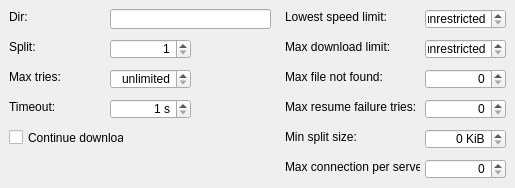
   <widget class="QWidget" name="tab_Basic">
    <attribute name="title">
     <string>Basic</string>
    </attribute>
    <widget class="QLabel" name="label_8">
     <property name="geometry">
      <rect>
       <x>285</x>
       <y>9</y>
       <width>135</width>
       <height>16</height>
      </rect>
     </property>
     <property name="text">
      <string>Lowest speed limit:</string>
     </property>
     <property name="buddy">
      <cstring>spinBox_LowestSpeedLimit</cstring>
     </property>
    </widget>
    <widget class="QSpinBox" name="spinBox_LowestSpeedLimit">
     <property name="enabled">
      <bool>true</bool>
     </property>
     <property name="geometry">
      <rect>
       <x>425</x>
       <y>9</y>
       <width>81</width>
       <height>20</height>
      </rect>
     </property>
     <property name="alignment">
      <set>Qt::AlignRight|Qt::AlignTrailing|Qt::AlignVCenter</set>
     </property>
     <property name="specialValueText">
      <string>unrestricted</string>
     </property>
     <property name="suffix">
      <string notr="true"> KiB/s</string>
     </property>
     <property name="maximum">
      <number>65535</number>
     </property>
    </widget>
    <widget class="QLabel" name="label_9">
     <property name="geometry">
      <rect>
       <x>285</x>
       <y>39</y>
       <width>135</width>
       <height>16</height>
      </rect>
     </property>
     <property name="text">
      <string>Max download limit:</string>
     </property>
     <property name="buddy">
      <cstring>spinBox_MaxDownloadLimit</cstring>
     </property>
    </widget>
    <widget class="QSpinBox" name="spinBox_MaxDownloadLimit">
     <property name="enabled">
      <bool>true</bool>
     </property>
     <property name="geometry">
      <rect>
       <x>425</x>
       <y>39</y>
       <width>81</width>
       <height>20</height>
      </rect>
     </property>
     <property name="alignment">
      <set>Qt::AlignRight|Qt::AlignTrailing|Qt::AlignVCenter</set>
     </property>
     <property name="specialValueText">
      <string>unrestricted</string>
     </property>
     <property name="suffix">
      <string notr="true"> KiB/s</string>
     </property>
     <property name="maximum">
      <number>65535</number>
     </property>
    </widget>
    <widget class="QLabel" name="label_10">
     <property name="geometry">
      <rect>
       <x>285</x>
       <y>69</y>
       <width>135</width>
       <height>16</height>
      </rect>
     </property>
     <property name="text">
      <string>Max file not found:</string>
     </property>
     <property name="buddy">
      <cstring>spinBox_MaxFileNotFound</cstring>
     </property>
    </widget>
    <widget class="QSpinBox" name="spinBox_MaxFileNotFound">
     <property name="enabled">
      <bool>true</bool>
     </property>
     <property name="geometry">
      <rect>
       <x>425</x>
       <y>69</y>
       <width>81</width>
       <height>20</height>
      </rect>
     </property>
     <property name="alignment">
      <set>Qt::AlignRight|Qt::AlignTrailing|Qt::AlignVCenter</set>
     </property>
     <property name="suffix">
      <string notr="true"/>
     </property>
     <property name="maximum">
      <number>65535</number>
     </property>
    </widget>
    <widget class="QLabel" name="label_11">
     <property name="geometry">
      <rect>
       <x>285</x>
       <y>99</y>
       <width>135</width>
       <height>16</height>
      </rect>
     </property>
     <property name="text">
      <string>Max resume failure tries:</string>
     </property>
     <property name="buddy">
      <cstring>spinBox_MaxResumeFailureTries</cstring>
     </property>
    </widget>
    <widget class="QSpinBox" name="spinBox_MaxResumeFailureTries">
     <property name="enabled">
      <bool>true</bool>
     </property>
     <property name="geometry">
      <rect>
       <x>425</x>
       <y>99</y>
       <width>81</width>
       <height>20</height>
      </rect>
     </property>
     <property name="alignment">
      <set>Qt::AlignRight|Qt::AlignTrailing|Qt::AlignVCenter</set>
     </property>
     <property name="suffix">
      <string notr="true"/>
     </property>
     <property name="maximum">
      <number>65535</number>
     </property>
    </widget>
    <widget class="QLabel" name="label_12">
     <property name="geometry">
      <rect>
       <x>9</x>
       <y>69</y>
       <width>95</width>
       <height>16</height>
      </rect>
     </property>
     <property name="text">
      <string>Max tries:</string>
     </property>
     <property name="buddy">
      <cstring>spinBox_MaxTries</cstring>
     </property>
    </widget>
    <widget class="QCheckBox" name="checkBox_ContinueDownload">
     <property name="enabled">
      <bool>true</bool>
     </property>
     <property name="geometry">
      <rect>
       <x>9</x>
       <y>129</y>
       <width>115</width>
       <height>17</height>
      </rect>
     </property>
     <property name="text">
      <string>Continue download</string>
     </property>
    </widget>
    <widget class="QLabel" name="label_13">
     <property name="geometry">
      <rect>
       <x>9</x>
       <y>99</y>
       <width>95</width>
       <height>16</height>
      </rect>
     </property>
     <property name="text">
      <string>Timeout:</string>
     </property>
     <property name="buddy">
      <cstring>spinBox_Timeout</cstring>
     </property>
    </widget>
    <widget class="QSpinBox" name="spinBox_MaxTries">
     <property name="enabled">
      <bool>true</bool>
     </property>
     <property name="geometry">
      <rect>
       <x>110</x>
       <y>69</y>
       <width>81</width>
       <height>20</height>
      </rect>
     </property>
     <property name="alignment">
      <set>Qt::AlignRight|Qt::AlignTrailing|Qt::AlignVCenter</set>
     </property>
     <property name="specialValueText">
      <string>unlimited</string>
     </property>
     <property name="minimum">
      <number>1</number>
     </property>
     <property name="maximum">
      <number>256</number>
     </property>
     <property name="value">
      <number>1</number>
     </property>
    </widget>
    <widget class="QSpinBox" name="spinBox_Timeout">
     <property name="enabled">
      <bool>true</bool>
     </property>
     <property name="geometry">
      <rect>
       <x>110</x>
       <y>99</y>
       <width>81</width>
       <height>20</height>
      </rect>
     </property>
     <property name="alignment">
      <set>Qt::AlignRight|Qt::AlignTrailing|Qt::AlignVCenter</set>
     </property>
     <property name="suffix">
      <string notr="true"> s</string>
     </property>
     <property name="minimum">
      <number>1</number>
     </property>
     <property name="maximum">
      <number>86400</number>
     </property>
    </widget>
    <widget class="QSpinBox" name="spinBox_Split">
     <property name="enabled">
      <bool>true</bool>
     </property>
     <property name="geometry">
      <rect>
       <x>110</x>
       <y>39</y>
       <width>81</width>
       <height>20</height>
      </rect>
     </property>
     <property name="alignment">
      <set>Qt::AlignRight|Qt::AlignTrailing|Qt::AlignVCenter</set>
     </property>
     <property name="suffix">
      <string notr="true"/>
     </property>
     <property name="minimum">
      <number>1</number>
     </property>
     <property name="maximum">
      <number>256</number>
     </property>
    </widget>
    <widget class="QLabel" name="label_7">
     <property name="geometry">
      <rect>
       <x>9</x>
       <y>39</y>
       <width>95</width>
       <height>16</height>
      </rect>
     </property>
     <property name="text">
      <string>Split:</string>
     </property>
     <property name="buddy">
      <cstring>spinBox_Split</cstring>
     </property>
    </widget>
    <widget class="QLineEdit" name="lineEdit_Dir">
     <property name="enabled">
      <bool>true</bool>
     </property>
     <property name="geometry">
      <rect>
       <x>110</x>
       <y>9</y>
       <width>161</width>
       <height>20</height>
      </rect>
     </property>
    </widget>
    <widget class="QLabel" name="label">
     <property name="geometry">
      <rect>
       <x>9</x>
       <y>9</y>
       <width>95</width>
       <height>16</height>
      </rect>
     </property>
     <property name="text">
      <string>Dir:</string>
     </property>
     <property name="buddy">
      <cstring>lineEdit_Dir</cstring>
     </property>
    </widget>
    <widget class="QLabel" name="label_30">
     <property name="geometry">
      <rect>
       <x>285</x>
       <y>129</y>
       <width>135</width>
       <height>16</height>
      </rect>
     </property>
     <property name="text">
      <string>Min split size:</string>
     </property>
     <property name="buddy">
      <cstring>spinBox_MinSplitSize</cstring>
     </property>
    </widget>
    <widget class="QSpinBox" name="spinBox_MinSplitSize">
     <property name="enabled">
      <bool>true</bool>
     </property>
     <property name="geometry">
      <rect>
       <x>425</x>
       <y>129</y>
       <width>81</width>
       <height>20</height>
      </rect>
     </property>
     <property name="alignment">
      <set>Qt::AlignRight|Qt::AlignTrailing|Qt::AlignVCenter</set>
     </property>
     <property name="suffix">
      <string notr="true"> KiB</string>
     </property>
     <property name="maximum">
      <number>65535</number>
     </property>
    </widget>
    <widget class="QLabel" name="label_31">
     <property name="geometry">
      <rect>
       <x>285</x>
       <y>159</y>
       <width>135</width>
       <height>16</height>
      </rect>
     </property>
     <property name="text">
      <string>Max connection per server:</string>
     </property>
     <property name="buddy">
      <cstring>spinBox_MaxConnectionPerServer</cstring>
     </property>
    </widget>
    <widget class="QSpinBox" name="spinBox_MaxConnectionPerServer">
     <property name="enabled">
      <bool>true</bool>
     </property>
     <property name="geometry">
      <rect>
       <x>425</x>
       <y>159</y>
       <width>81</width>
       <height>20</height>
      </rect>
     </property>
     <property name="alignment">
      <set>Qt::AlignRight|Qt::AlignTrailing|Qt::AlignVCenter</set>
     </property>
     <property name="suffix">
      <string notr="true"/>
     </property>
     <property name="maximum">
      <number>65535</number>
     </property>
    </widget>
   </widget>
